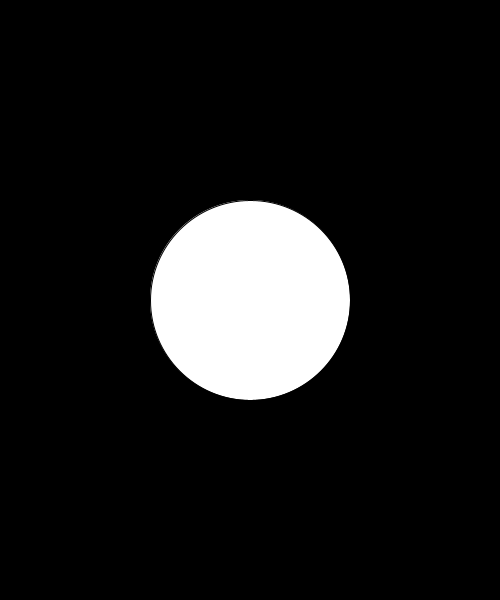
Frame 1 (no input)
Frame 60 (the mouse pressed at the canvas centre just before this capture): identical to frame 1, image omitted
Frame 120 (the mouse held since frame 60 and released just before this capture): identical to frame 1, image omitted

The Processing sketch that drew this single still picture (run headless with seeded random() and noise(); from frame 60 on, the mouse is pressed at the canvas centre):

// Processing sketch: day2_01_variables
// ── day2_01_variables.pde
///// VARIABLES /////

// 1. declare (let the computer prepare a "memory" space)
// 2. initialize (assign) (store!)
// 3. call and use it! (bring the value back and use it!)

// DataType name;  // how to declare a variable

// int    whole numbers: 1, -1, -4322, 10000, 8888
// float  floating point numbers: 0.1231239, 3.1415..., -2.33415
// String text! Use double quotation marks!
// char   (Same as int! don't worry about it for now!)

int number = 3;
float pi = 3.1415;
String greeting = "Nihao!";

void setup() {
  size(500, 600);
  background(0); // black
  
  println( greeting );
  text( greeting, 10, 20); // ( txt, x, y );
}

void draw() {
  background(0); // black
  
  float size = 200;
  // environment variables - pink!
  ellipse( width/2, height/2, size, size );
  
}
